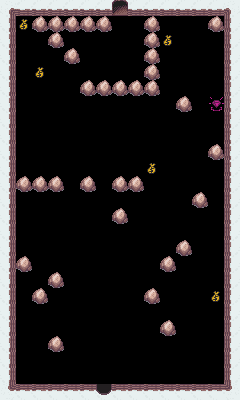

This is a level from a 2D game, rendered from its Tiled map with the project's own tilesets. A one-line summary and the complete map file follow:
An orthogonal 15x25 tile map with 16x16 px tiles, 1 tile layer (Tile Layer 1).

<map version="1.0" tiledversion="1.0.3" orientation="orthogonal" renderorder="right-down" width="15" height="25" tilewidth="16" tileheight="16" nextobjectid="1">
 <tileset firstgid="1" name="Basic" tilewidth="16" tileheight="16" tilecount="16" columns="0">
  <grid orientation="orthogonal" width="1" height="1" />
  <tile id="1" type="Solid">
   <image width="16" height="16" source="../images/rock1.png" />
  </tile>
  <tile id="4" type="Solid">
   <image width="16" height="16" source="../images/wall2-2.png" />
  </tile>
  <tile id="13" type="Modifier">
   <properties>
    <property name="moneyDelta" type="int" value="5" />
   </properties>
   <image width="16" height="16" source="../images/money.png" />
  </tile>
  <tile id="28" type="Door">
   <properties>
    <property name="roomId" type="int" value="7" />
   </properties>
   <image width="16" height="16" source="../images/door1.png" />
  </tile>
  <tile id="32" type="Start">
   <properties>
    <property name="orientation" type="int" value="2" />
    <property name="roomId" type="int" value="5" />
   </properties>
   <image width="16" height="16" source="../images/start-1.png" />
  </tile>
  <tile id="33" type="Start">
   <properties>
    <property name="roomId" type="int" value="7" />
   </properties>
   <image width="16" height="16" source="../images/start-2.png" />
  </tile>
  <tile id="53" type="Solid">
   <image width="16" height="16" source="../images/ground2.png" />
  </tile>
  <tile id="55" type="Solid">
   <image width="16" height="16" source="../images/wall2-3.png" />
  </tile>
  <tile id="56" type="Solid">
   <image width="16" height="16" source="../images/wall2-4.png" />
  </tile>
  <tile id="57" type="Solid">
   <image width="16" height="16" source="../images/wall2-5.png" />
  </tile>
  <tile id="59" type="Solid">
   <image width="16" height="16" source="../images/wall2-6.png" />
  </tile>
  <tile id="60" type="Solid">
   <image width="16" height="16" source="../images/wall2-7.png" />
  </tile>
  <tile id="61" type="Solid">
   <image width="16" height="16" source="../images/wall2-8.png" />
  </tile>
  <tile id="62" type="Solid">
   <image width="16" height="16" source="../images/wall2-9.png" />
  </tile>
  <tile id="63" type="Door">
   <properties>
    <property name="roomId" type="int" value="5" />
   </properties>
   <image width="16" height="16" source="../images/door1-4.png" />
  </tile>
  <tile id="64" type="Modifier">
   <properties>
    <property name="objectId" type="int" value="1" />
   </properties>
   <image width="16" height="16" source="../images/gem.png" />
  </tile>
 </tileset>
 <layer name="Tile Layer 1" width="15" height="25">
  <data encoding="csv">
61,62,62,62,62,62,62,29,62,62,62,62,62,62,63,
5,14,2,2,2,2,2,34,0,2,0,0,0,2,56,
5,0,0,2,0,0,0,0,0,2,14,0,0,0,56,
5,0,0,0,2,0,0,0,0,2,0,0,0,0,56,
5,0,14,0,0,0,0,0,0,2,0,0,0,0,56,
5,0,0,0,0,2,2,2,2,2,0,0,0,0,56,
5,0,0,0,0,0,0,0,0,0,0,2,0,65,56,
5,0,0,0,0,0,0,0,0,0,0,0,0,0,56,
5,0,0,0,0,0,0,0,0,0,0,0,0,0,56,
5,0,0,0,0,0,0,0,0,0,0,0,0,2,56,
5,0,0,0,0,0,0,0,0,14,0,0,0,0,56,
5,2,2,2,0,2,0,2,2,0,0,0,0,0,56,
5,0,0,0,0,0,0,0,0,0,0,0,2,0,56,
5,0,0,0,0,0,0,2,0,0,0,0,0,0,56,
5,0,0,0,0,0,0,0,0,0,0,0,0,0,56,
5,0,0,0,0,0,0,0,0,0,0,2,0,0,56,
5,2,0,0,0,0,0,0,0,0,2,0,0,0,56,
5,0,0,2,0,0,0,0,0,0,0,0,0,0,56,
5,0,2,0,0,0,0,0,0,2,0,0,0,14,56,
5,0,0,0,0,0,0,0,0,0,0,0,0,0,56,
5,0,0,0,0,0,0,0,0,0,2,0,0,0,56,
5,0,0,2,0,0,0,0,0,0,0,0,0,0,56,
5,0,0,0,0,0,0,0,0,0,0,0,0,0,56,
5,0,0,0,0,0,33,0,0,0,0,0,0,0,56,
60,57,57,57,57,57,64,57,57,57,57,57,57,57,58
</data>
 </layer>
</map>
